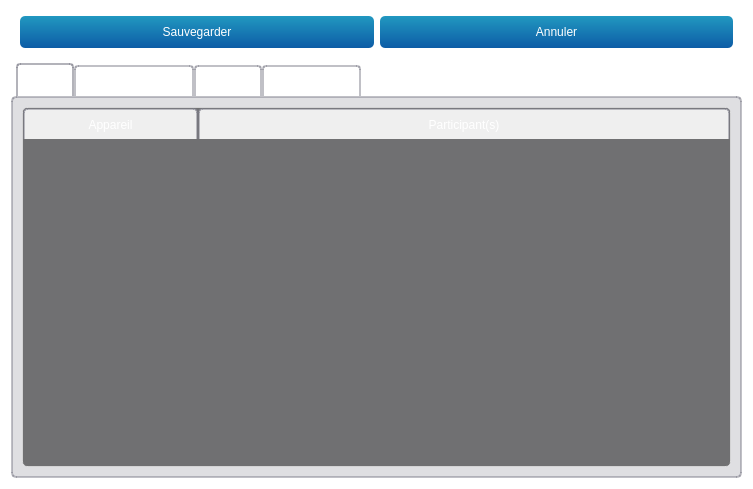
<?xml version="1.0" encoding="UTF-8"?>
<ui version="4.0">
 <class>ProjectWidget</class>
 <widget class="QWidget" name="ProjectWidget">
  <property name="geometry">
   <rect>
    <x>0</x>
    <y>0</y>
    <width>753</width>
    <height>489</height>
   </rect>
  </property>
  <property name="windowTitle">
   <string>Form</string>
  </property>
  <property name="styleSheet">
   <string notr="true">QPushButton#btnConnect{background-color:rgb(80,180,80)}
QWidget{background-color: rgba(0,0,0,0);color:white;border-radius:5px}
QWidget#mainWidget{background-color:rgba(128,128,128,25%);}
QWidget#frmProfile,QWidget#pageProfile{background-color:rgba(108,8,156,25%);}
QPlainTextEdit,QLineEdit,QListWidget,QComboBox,QTextEdit,QSpinBox{background-color: rgba(255,255,255,50%); color: black;}

QTableWidget{
background-color: rgba(0,0,0,50%);
color: white;
border: 1px solid rgba(255,255,255,50%);
}

QLabel#lblLastOnline{color:lightblue;}
QLabel#lblError,QLabel#lblCamMissing,QLabel#lblAudioMissing{color:red; background-color:rgba(255,0,0,30%);}

QLineEdit:!enabled, QListWidget:!enabled,QComboBox:!enabled,QTextEdit:!enabled,QPlainTextEdit:!enabled{background-color: rgba(0,0,0,30%);color:white;border:0}
QDateEdit::down-arrow:!enabled,QTimeEdit::down-arrow:!enabled,QDateEdit::up-arrow:!enabled,QTimeEdit::up-arrow:!enabled,QComboBox::drop-down:!enabled{background-color:rgba(0,0,0,0%);}

QTextEdit#txtProfile{background-color: rgba(255,255,255,80%);color:black;border:0}
QTextEdit:!enabled#txtProfile{background-color: rgba(255,255,255,60%);color:black;border:0}

QFrame#frmSelUser{background-color:rgba(100,100,200,50%);}
QFrame#frmAudio,QFrame#frmCam1,QFrame#frmCam2,QFrame#frmSensors,QFrame#frmWebRTC,QFrame#frmVirtualCam,QFrame#frmExternalPrograms{background-color:rgba(100,100,200,35%);}

QCheckBox::indicator:unchecked:!enabled { background-color:rgba(128,0,0,100%);}
QCheckBox::indicator:checked:!enabled { background-color:green;}
QCheckBox::indicator:unchecked{ background-color:red;border-radius:3px;}
QCheckBox::indicator:checked {background-color:rgb(0,255,0);border-radius:3px;}
QCheckBox:checked{color:lightgreen;background-color:rgba(0,0,0,0%);}
QCheckBox:!checked{color:red;background-color:rgba(0,0,0,0%);}

QPushButton{background-color:qlineargradient(x1: 0, y1: 0, x2: 0, y2: 1, stop: 0 #2198c0, stop: 1 #0d5ca6);}
QPushButton:checked{background-color:rgb(128,128,128); border:1px solid rgba(255,255,255,50%);}
QPushButton:hover,QPushButton:checked{background-color:  rgba(255,255,255,75%);color:black;}

QToolButton:hover{background-color:  rgba(255,255,255,50);}

QTreeWidget::branch:closed:has-children:has-siblings  {
            border-image: none;
            image: url(:/pictures/controls/branch_closed.png);
    }
     
    QTreeView::branch:open:has-children:!has-siblings,
    QTreeView::branch:open:has-children:has-siblings   {
            border-image: none;
            image:url(:/pictures/controls/branch_opened.png);
    }

QWidget#lineOnline{background-color:blue;}
QWidget#lineOffline{background-color:red;}
QWidget#lineBoth{background-color:rgb(255,0,255);}


QTabWidget::pane { /* The tab widget frame */
	/*background-color:  rgba(0,128,200,30%);*/
	/* background: qlineargradient(x1: 0, y1: 0, x2: 0, y2: 1,
                                 stop: 0  rgba(0,128,200,50%), 
								stop: 0.5  rgba(0,128,200,25%)
								stop: 1.0  rgba(0,128,200,25%));*/
	background-color: rgba(128,128,140,25%);
	border-radius: 5px;
    border: 2px solid rgba(128,128,140,50%);
 }

 QTabWidget::tab-bar {
     left: 5px; /* move to the right by 5px */
 }

/* Style the tab using the tab sub-control. Note that
     it reads QTabBar _not_ QTabWidget */
 QTabBar::tab,QTableWidget::tab,QHeaderView::section {
     background: qlineargradient(x1: 0, y1: 0, x2: 0, y2: 1,
                                 stop: 0  rgba(128,128,140,50%),  stop: 1.0  rgba(128,128,140,25%));
     border: 2px solid  rgba(128,128,140,50%);
     border-bottom: 0px;
     border-top-left-radius: 4px;
     border-top-right-radius: 4px;
     padding: 2px;
min-height:25px;
 }

 QTabBar::tab:selected, QTabBar::tab:hover {
/*     background-color: rgba(0,128,200,70%);*/
background: qlineargradient(x1: 0, y1: 0, x2: 0, y2: 1,
                                 stop: 0  rgba(128,128,140,70%),  stop: 1.0  rgba(128,128,140,50%));
 }

 QTabBar::tab:selected {
     border-color:rgba(128,128,140,60%);
     border-bottom-color:rgba(128,128,140,60%); /* same as pane color */
 }

 QTabBar::tab:!selected {
     margin-top: 2px; /* make non-selected tabs look smaller */
 }


</string>
  </property>
  <layout class="QVBoxLayout" name="verticalLayout">
   <property name="topMargin">
    <number>1</number>
   </property>
   <item>
    <widget class="TeraForm" name="wdgProject" native="true">
     <property name="sizePolicy">
      <sizepolicy hsizetype="Preferred" vsizetype="Maximum">
       <horstretch>0</horstretch>
       <verstretch>0</verstretch>
      </sizepolicy>
     </property>
    </widget>
   </item>
   <item>
    <widget class="QFrame" name="frameButtons">
     <layout class="QHBoxLayout" name="horizontalLayout_2">
      <item>
       <widget class="QPushButton" name="btnSave">
        <property name="minimumSize">
         <size>
          <width>0</width>
          <height>32</height>
         </size>
        </property>
        <property name="cursor">
         <cursorShape>PointingHandCursor</cursorShape>
        </property>
        <property name="text">
         <string>Sauvegarder</string>
        </property>
        <property name="icon">
         <iconset resource="../../resources/TeraClient.qrc">
          <normaloff>:/icons/save.png</normaloff>:/icons/save.png</iconset>
        </property>
        <property name="iconSize">
         <size>
          <width>24</width>
          <height>24</height>
         </size>
        </property>
       </widget>
      </item>
      <item>
       <widget class="QPushButton" name="btnUndo">
        <property name="minimumSize">
         <size>
          <width>0</width>
          <height>32</height>
         </size>
        </property>
        <property name="cursor">
         <cursorShape>PointingHandCursor</cursorShape>
        </property>
        <property name="text">
         <string>Annuler</string>
        </property>
        <property name="icon">
         <iconset resource="../../resources/TeraClient.qrc">
          <normaloff>:/icons/undo.png</normaloff>:/icons/undo.png</iconset>
        </property>
        <property name="iconSize">
         <size>
          <width>24</width>
          <height>24</height>
         </size>
        </property>
       </widget>
      </item>
     </layout>
    </widget>
   </item>
   <item>
    <widget class="QTabWidget" name="tabProjectInfos">
     <property name="currentIndex">
      <number>0</number>
     </property>
     <property name="iconSize">
      <size>
       <width>20</width>
       <height>20</height>
      </size>
     </property>
     <widget class="QWidget" name="tabDevices">
      <attribute name="icon">
       <iconset resource="../../resources/TeraClient.qrc">
        <normaloff>:/icons/device.png</normaloff>:/icons/device.png</iconset>
      </attribute>
      <attribute name="title">
       <string>Appareils</string>
      </attribute>
      <layout class="QVBoxLayout" name="verticalLayout_3">
       <item>
        <widget class="QTableWidget" name="lstDevices">
         <property name="enabled">
          <bool>true</bool>
         </property>
         <property name="editTriggers">
          <set>QAbstractItemView::NoEditTriggers</set>
         </property>
         <property name="selectionMode">
          <enum>QAbstractItemView::NoSelection</enum>
         </property>
         <property name="sortingEnabled">
          <bool>true</bool>
         </property>
         <attribute name="horizontalHeaderDefaultSectionSize">
          <number>175</number>
         </attribute>
         <attribute name="horizontalHeaderShowSortIndicator" stdset="0">
          <bool>true</bool>
         </attribute>
         <attribute name="horizontalHeaderStretchLastSection">
          <bool>true</bool>
         </attribute>
         <column>
          <property name="text">
           <string>Appareil</string>
          </property>
         </column>
         <column>
          <property name="text">
           <string>Participant(s)</string>
          </property>
         </column>
        </widget>
       </item>
      </layout>
     </widget>
     <widget class="QWidget" name="tabGroups">
      <attribute name="icon">
       <iconset resource="../../resources/TeraClient.qrc">
        <normaloff>:/icons/group.png</normaloff>:/icons/group.png</iconset>
      </attribute>
      <attribute name="title">
       <string>Groupes Participants</string>
      </attribute>
      <layout class="QVBoxLayout" name="verticalLayout_2">
       <item>
        <widget class="QListWidget" name="lstGroups">
         <property name="enabled">
          <bool>true</bool>
         </property>
         <property name="editTriggers">
          <set>QAbstractItemView::NoEditTriggers</set>
         </property>
         <property name="showDropIndicator" stdset="0">
          <bool>false</bool>
         </property>
         <property name="uniformItemSizes">
          <bool>true</bool>
         </property>
         <property name="wordWrap">
          <bool>true</bool>
         </property>
         <property name="sortingEnabled">
          <bool>false</bool>
         </property>
        </widget>
       </item>
      </layout>
     </widget>
     <widget class="QWidget" name="tabUsers">
      <attribute name="icon">
       <iconset resource="../../resources/TeraClient.qrc">
        <normaloff>:/icons/software_user.png</normaloff>:/icons/software_user.png</iconset>
      </attribute>
      <attribute name="title">
       <string>Utilisateurs</string>
      </attribute>
      <layout class="QVBoxLayout" name="verticalLayout_4">
       <item>
        <widget class="QTableWidget" name="tableUsers">
         <property name="editTriggers">
          <set>QAbstractItemView::NoEditTriggers</set>
         </property>
         <property name="showDropIndicator" stdset="0">
          <bool>false</bool>
         </property>
         <property name="dragDropOverwriteMode">
          <bool>false</bool>
         </property>
         <property name="selectionMode">
          <enum>QAbstractItemView::NoSelection</enum>
         </property>
         <property name="selectionBehavior">
          <enum>QAbstractItemView::SelectRows</enum>
         </property>
         <property name="sortingEnabled">
          <bool>true</bool>
         </property>
         <property name="columnCount">
          <number>2</number>
         </property>
         <attribute name="horizontalHeaderDefaultSectionSize">
          <number>175</number>
         </attribute>
         <attribute name="horizontalHeaderShowSortIndicator" stdset="0">
          <bool>true</bool>
         </attribute>
         <attribute name="horizontalHeaderStretchLastSection">
          <bool>true</bool>
         </attribute>
         <column>
          <property name="text">
           <string>Utilisateur</string>
          </property>
         </column>
         <column>
          <property name="text">
           <string>Rôle</string>
          </property>
         </column>
        </widget>
       </item>
       <item>
        <widget class="QPushButton" name="btnUpdateRoles">
         <property name="minimumSize">
          <size>
           <width>0</width>
           <height>32</height>
          </size>
         </property>
         <property name="cursor">
          <cursorShape>PointingHandCursor</cursorShape>
         </property>
         <property name="text">
          <string>Mettre à jour les rôles des utilisateurs</string>
         </property>
         <property name="icon">
          <iconset resource="../../resources/TeraClient.qrc">
           <normaloff>:/icons/save.png</normaloff>:/icons/save.png</iconset>
         </property>
         <property name="iconSize">
          <size>
           <width>24</width>
           <height>24</height>
          </size>
         </property>
        </widget>
       </item>
       <item>
        <widget class="QPushButton" name="btnUsers">
         <property name="minimumSize">
          <size>
           <width>0</width>
           <height>32</height>
          </size>
         </property>
         <property name="cursor">
          <cursorShape>PointingHandCursor</cursorShape>
         </property>
         <property name="text">
          <string>Gérer les utilisateurs</string>
         </property>
         <property name="icon">
          <iconset resource="../../resources/TeraClient.qrc">
           <normaloff>:/icons/software_user.png</normaloff>:/icons/software_user.png</iconset>
         </property>
         <property name="iconSize">
          <size>
           <width>24</width>
           <height>24</height>
          </size>
         </property>
        </widget>
       </item>
      </layout>
     </widget>
     <widget class="QWidget" name="tabSessionTypes">
      <attribute name="icon">
       <iconset resource="../../resources/TeraClient.qrc">
        <normaloff>:/icons/session.png</normaloff>:/icons/session.png</iconset>
      </attribute>
      <attribute name="title">
       <string>Types de séance</string>
      </attribute>
      <layout class="QVBoxLayout" name="verticalLayout_5">
       <item>
        <widget class="QListWidget" name="lstSessions"/>
       </item>
      </layout>
     </widget>
    </widget>
   </item>
  </layout>
 </widget>
 <customwidgets>
  <customwidget>
   <class>TeraForm</class>
   <extends>QWidget</extends>
   <header>TeraForm.h</header>
   <container>1</container>
  </customwidget>
 </customwidgets>
 <resources>
  <include location="../../resources/TeraClient.qrc"/>
 </resources>
 <connections/>
</ui>
